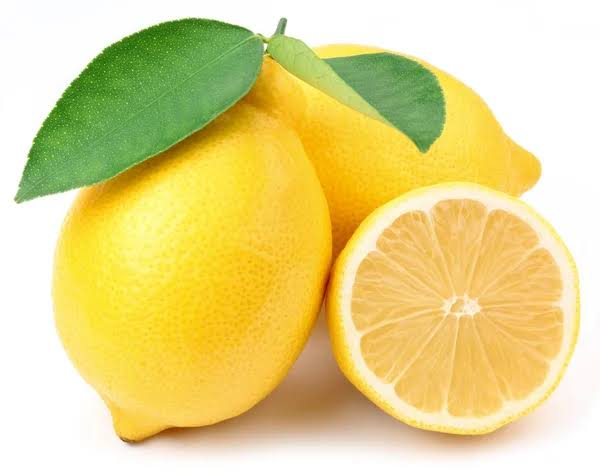
#> input picture 01-onnx-fastapi-docker-gcp/resnet-classification/lemon.jpeg, 600 x 476 px
$ python triton_client.py --image ../../01-onnx-fastapi-docker-gcp/resnet-classification/lemon.jpeg
#> lines starting #> are read from the running program, lines starting #| are printed output that depends on the picture
#> (reads 01-onnx-fastapi-docker-gcp/yolo-detection/coco_classes.txt from the repository)
#> in main, image is the input picture: PIL image 600x476 RGB; mean R, G, B 228.9, 213.9, 138.9
"""
Client for a running Triton server serving the YOLOv8 TensorRT engine.

Notice this file is meaningfully more code than the ResNet stage's
Triton client. That's not accidental complexity - it reflects a real
architectural point: Triton (and the TensorRT engine it serves) only
runs the raw neural network forward pass. All the same post-processing
logic that lived in app.py for the FastAPI service - letterboxing,
decoding YOLO's (84, 8400) output, NMS, mapping boxes back to the
original image - still has to happen SOMEWHERE. It doesn't disappear
just because Triton is doing the serving; it just moves from server-side
(inside app.py) to client-side (here), since none of this logic is baked
into the TensorRT engine itself.

Requires: pip install tritonclient[http] pillow numpy

Usage:
    python triton_client.py --image ../../01-onnx-fastapi-docker-gcp/yolo-detection/test.jpg
"""
import argparse
import numpy as np
from PIL import Image, ImageDraw
import tritonclient.http as httpclient

INPUT_SIZE = 640
CONF_THRESHOLD = 0.35
IOU_THRESHOLD = 0.45


def letterbox(image: Image.Image, size: int = INPUT_SIZE):
    # Identical logic to app.py's letterbox() - preprocessing must match
    # exactly whatever the model was trained/exported expecting, regardless
    # of which serving system runs the actual inference.
#> called with size = 640
    orig_w, orig_h = image.size
#> orig_w = 600; orig_h = 476
    scale = min(size / orig_w, size / orig_h)
#> scale = 1.07
    new_w, new_h = int(orig_w * scale), int(orig_h * scale)
#> new_w = 640; new_h = 507
    resized = image.resize((new_w, new_h))
    canvas = Image.new("RGB", (size, size), (114, 114, 114))
#> canvas: PIL image 640x640 RGB; every value is 114
    pad_x, pad_y = (size - new_w) // 2, (size - new_h) // 2
#> pad_x = 0; pad_y = 66
    canvas.paste(resized, (pad_x, pad_y))
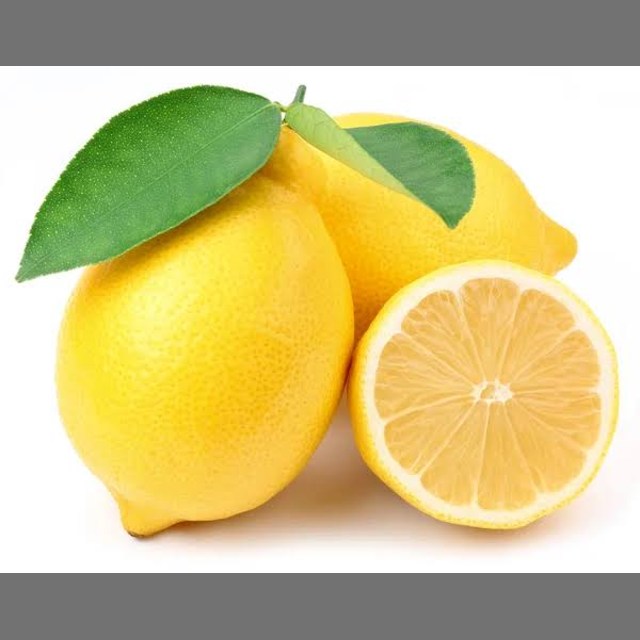
#> canvas: PIL image 640x640 RGB; mean R, G, B 205, 193.2, 133.7
    return canvas, scale, pad_x, pad_y


# [52 lines left out: functions non_max_suppression, postprocess, not called in this run]


def main():
    parser = argparse.ArgumentParser()
    parser.add_argument("--image", required=True)
    parser.add_argument("--url", default="localhost:8000")
    parser.add_argument("--model", default="yolov8n")
    args = parser.parse_args()

    with open("../../01-onnx-fastapi-docker-gcp/yolo-detection/coco_classes.txt") as f:
        classes = [line.strip() for line in f.readlines()]

    image = Image.open(args.image).convert("RGB")
    padded, scale, pad_x, pad_y = letterbox(image)
#> scale = 1.07; pad_x = 0; pad_y = 66
    arr = np.array(padded).astype(np.float32) / 255.0
    arr = arr.transpose(2, 0, 1)
    input_tensor = np.expand_dims(arr, axis=0)

    client = httpclient.InferenceServerClient(url=args.url)

    inputs = [httpclient.InferInput("images", input_tensor.shape, "FP32")]
    inputs[0].set_data_from_numpy(input_tensor)
    outputs = [httpclient.InferRequestedOutput("output0")]

    result = client.infer(model_name=args.model, inputs=inputs, outputs=outputs)
    raw_output = result.as_numpy("output0")

    detections = postprocess(raw_output, scale, pad_x, pad_y, classes)

    print(f"Found {len(detections)} object(s):")
    for det in detections:
        print(f"  {det['label']} ({det['confidence']:.0%}) at {det['box']}")

    # Draw and save, same visual output style as the FastAPI service
    draw = ImageDraw.Draw(image)
    for det in detections:
        x1, y1, x2, y2 = det["box"]
        draw.rectangle([x1, y1, x2, y2], outline="lime", width=3)
        draw.text((x1 + 2, y1 - 12), f'{det["label"]} {det["confidence"]:.0%}', fill="lime")
    image.save("triton_result.png")
    print("Saved annotated image to triton_result.png")


if __name__ == "__main__":
    main()
#> (the call stopped at in main, `client = httpclient.InferenceServerClient(url=args.url)`: tritonclient is not available in this run)
